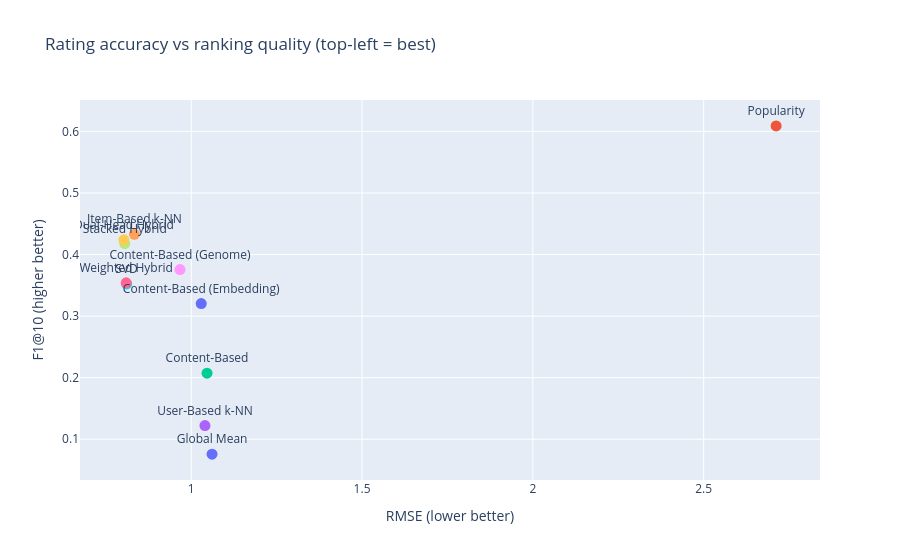

Notebook code for this chart:
### Markdown cell above
### Rating vs ranking trade-off (the key picture)

### Code cell
sc = dfp.dropna(subset=["RMSE"]).copy()
fig = px.scatter(sc, x="RMSE", y="F1@10", text="Model", color="Model",
                 title="Rating accuracy vs ranking quality (top-left = best)")
fig.update_traces(textposition="top center", marker_size=11)
fig.update_layout(showlegend=False, xaxis_title="RMSE (lower better)", yaxis_title="F1@10 (higher better)")
save_fig(fig, "16_rating_vs_ranking")

### Figure 1 — Plotly figure (JSON) as saved in the notebook; plotly's stock layout.template omitted (floating-point values rounded to 4 significant figures)
{"data": [{"hovertemplate": "Model=%{text}<br>RMSE=%{x}<br>F1@10=%{y}<extra></extra>", "legendgroup": "Global Mean", "marker": {"color": "#636efa", "size": 11, "symbol": "circle"}, "mode": "markers+text", "name": "Global Mean", "orientation": "v", "showlegend": true, "text": ["Global Mean"], "textposition": "top center", "type": "scatter", "x": [1.061], "xaxis": "x", "y": [0.0758], "yaxis": "y"}, {"hovertemplate": "Model=%{text}<br>RMSE=%{x}<br>F1@10=%{y}<extra></extra>", "legendgroup": "Popularity", "marker": {"color": "#EF553B", "size": 11, "symbol": "circle"}, "mode": "markers+text", "name": "Popularity", "orientation": "v", "showlegend": true, "text": ["Popularity"], "textposition": "top center", "type": "scatter", "x": [2.712], "xaxis": "x", "y": [0.609], "yaxis": "y"}, {"hovertemplate": "Model=%{text}<br>RMSE=%{x}<br>F1@10=%{y}<extra></extra>", "legendgroup": "Content-Based", "marker": {"color": "#00cc96", "size": 11, "symbol": "circle"}, "mode": "markers+text", "name": "Content-Based", "orientation": "v", "showlegend": true, "text": ["Content-Based"], "textposition": "top center", "type": "scatter", "x": [1.046], "xaxis": "x", "y": [0.2073], "yaxis": "y"}, {"hovertemplate": "Model=%{text}<br>RMSE=%{x}<br>F1@10=%{y}<extra></extra>", "legendgroup": "User-Based k-NN", "marker": {"color": "#ab63fa", "size": 11, "symbol": "circle"}, "mode": "markers+text", "name": "User-Based k-NN", "orientation": "v", "showlegend": true, "text": ["User-Based k-NN"], "textposition": "top center", "type": "scatter", "x": [1.04], "xaxis": "x", "y": [0.1221], "yaxis": "y"}, {"hovertemplate": "Model=%{text}<br>RMSE=%{x}<br>F1@10=%{y}<extra></extra>", "legendgroup": "Item-Based k-NN", "marker": {"color": "#FFA15A", "size": 11, "symbol": "circle"}, "mode": "markers+text", "name": "Item-Based k-NN", "orientation": "v", "showlegend": true, "text": ["Item-Based k-NN"], "textposition": "top center", "type": "scatter", "x": [0.8336], "xaxis": "x", "y": [0.4329], "yaxis": "y"}, {"hovertemplate": "Model=%{text}<br>RMSE=%{x}<br>F1@10=%{y}<extra></extra>", "legendgroup": "SVD", "marker": {"color": "#19d3f3", "size": 11, "symbol": "circle"}, "mode": "markers+text", "name": "SVD", "orientation": "v", "showlegend": true, "text": ["SVD"], "textposition": "top center", "type": "scatter", "x": [0.8108], "xaxis": "x", "y": [0.3523], "yaxis": "y"}, {"hovertemplate": "Model=%{text}<br>RMSE=%{x}<br>F1@10=%{y}<extra></extra>", "legendgroup": "Weighted Hybrid", "marker": {"color": "#FF6692", "size": 11, "symbol": "circle"}, "mode": "markers+text", "name": "Weighted Hybrid", "orientation": "v", "showlegend": true, "text": ["Weighted Hybrid"], "textposition": "top center", "type": "scatter", "x": [0.8095], "xaxis": "x", "y": [0.3541], "yaxis": "y"}, {"hovertemplate": "Model=%{text}<br>RMSE=%{x}<br>F1@10=%{y}<extra></extra>", "legendgroup": "Stacked Hybrid", "marker": {"color": "#B6E880", "size": 11, "symbol": "circle"}, "mode": "markers+text", "name": "Stacked Hybrid", "orientation": "v", "showlegend": true, "text": ["Stacked Hybrid"], "textposition": "top center", "type": "scatter", "x": [0.8054], "xaxis": "x", "y": [0.4176], "yaxis": "y"}, {"hovertemplate": "Model=%{text}<br>RMSE=%{x}<br>F1@10=%{y}<extra></extra>", "legendgroup": "Content-Based (Genome)", "marker": {"color": "#FF97FF", "size": 11, "symbol": "circle"}, "mode": "markers+text", "name": "Content-Based (Genome)", "orientation": "v", "showlegend": true, "text": ["Content-Based (Genome)"], "textposition": "top center", "type": "scatter", "x": [0.967], "xaxis": "x", "y": [0.3756], "yaxis": "y"}, {"hovertemplate": "Model=%{text}<br>RMSE=%{x}<br>F1@10=%{y}<extra></extra>", "legendgroup": "Dual-Head Hybrid", "marker": {"color": "#FECB52", "size": 11, "symbol": "circle"}, "mode": "markers+text", "name": "Dual-Head Hybrid", "orientation": "v", "showlegend": true, "text": ["Dual-Head Hybrid"], "textposition": "top center", "type": "scatter", "x": [0.8028], "xaxis": "x", "y": [0.4239], "yaxis": "y"}, {"hovertemplate": "Model=%{text}<br>RMSE=%{x}<br>F1@10=%{y}<extra></extra>", "legendgroup": "Content-Based (Embedding)", "marker": {"color": "#636efa", "size": 11, "symbol": "circle"}, "mode": "markers+text", "name": "Content-Based (Embedding)", "orientation": "v", "showlegend": true, "text": ["Content-Based (Embedding)"], "textposition": "top center", "type": "scatter", "x": [1.029], "xaxis": "x", "y": [0.3203], "yaxis": "y"}], "layout": {"legend": {"title": {"text": "Model"}, "tracegroupgap": 0}, "showlegend": false, "title": {"text": "Rating accuracy vs ranking quality (top-left = best)"}, "xaxis": {"anchor": "y", "domain": [0, 1], "title": {"text": "RMSE (lower better)"}}, "yaxis": {"anchor": "x", "domain": [0, 1], "title": {"text": "F1@10 (higher better)"}}}}
